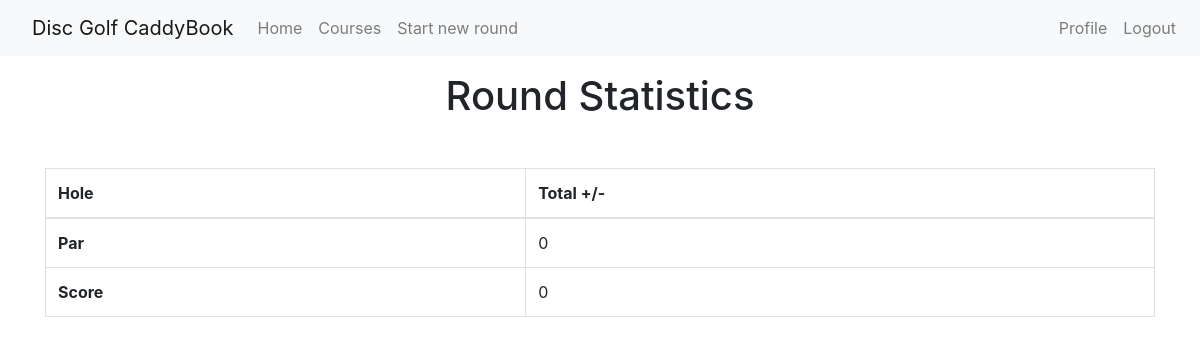
Page /roundview/3 (signed in) on the earlier database version.
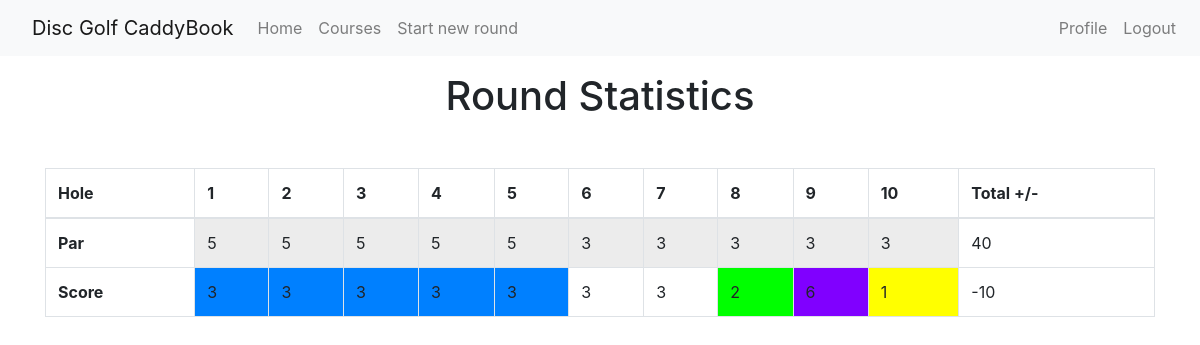
Same page on the later database version.
### app/models.py (models this page shows, shortened)
class Roundscore(db.Model):
    __tablename__ = 'round_hole'
    __table_args__ = (
        db.UniqueConstraint('hole', 'round_id'),
    )
    id = db.Column(db.Integer, primary_key=True)
    hole = db.Column(db.Integer)
    score = db.Column(db.Integer)
    ob = db.Column(db.Boolean)
    round_id = db.Column(db.Integer, db.ForeignKey('round.id'))
    def get_par(self, courseid):
        hole = Hole.query.filter_by(holecourse_id=courseid, holenum=self.hole).first_or_404()
        return hole.holepar

class Hole(db.Model):
    __tablename__ = 'course_hole'
    __table_args__ = (
        db.UniqueConstraint('holenum', 'holecourse_id'),
    )
    id = db.Column(db.Integer, primary_key=True)
    holenum = db.Column(db.Integer, index=True)
    holepar = db.Column(db.Integer)
    holelength = db.Column(db.Integer)
    holecourse_id = db.Column(db.Integer, db.ForeignKey('course.id'))

### app/routes.py (the view)
@app.route('/roundview/<roundid>')
@login_required
def roundview(roundid):
    round = Round.query.filter_by(id=roundid).first_or_404()
    scores = round.get_scores()
    course = Course.query.filter_by(id=round.roundcourse_id).first_or_404()
    return render_template('roundview.html', title='Roundview', scores=scores, course=course, round = round)

### app/models.py (called while the page is built)
@login.user_loader
def load_user(id):
    return User.query.get(int(id))

    def get_coursepar(self):
        holes = Hole.query.filter_by(holecourse_id=self.id)
        par = 0
        for hole in holes:
            par = par + hole.holepar
        return par

    def get_scores(self):
        scores = Roundscore.query.filter_by(round_id=self.id)
        return scores

    def get_totalscorepar(self):
        scores = Roundscore.query.filter_by(round_id=self.id)
        totalscore = 0
        for score in scores:
            totalscore = totalscore + score.score
        course = Course.query.filter_by(id=self.roundcourse_id).first_or_404()
        par = course.get_coursepar()
        return totalscore - par

### app/templates/roundview.html
{% extends "base.html" %}
{% block content %}
<div class="container my-3">
    <h1 class="text-center">Round Statistics</h1>
</div>
<div class="container my-5">
    <table class="table table-inverse table-bordered">
        <thead>
            <tr>
                <th scope="col">Hole</th>
                {% for score in scores %}
                <th scope="col">{{score.hole}}</th>
                {% endfor%}
                <th scope="col">Total +/-</th>
            </tr>
        </thead>
        <tbody>
            <tr>
                <th scope="col">Par</th>
                {% for score in scores %}
                <td class="table-active" scope="col">{{score.get_par(course.id)}}</td>
                {% endfor%}
                <td scope="col">{{course.get_coursepar()}}</td>
            </tr>
            <tr>
                <th scope="col">Score</th>
                {% for score in scores %}
                    {% if  score.score == 1 %}
                        {% if score.ob %}
                            <td style="background: #ffff00; border-color: #800000; border-width: 4px;" scope="col">{{ score.score }}</td>
                        {% else %}
                            <td style="background: #ffff00" scope="col">{{ score.score }}</td>
                        {% endif %}
                    {% elif score.score - score.get_par(course.id) == -1 %}
                        {% if score.ob %}
                            <td style="background: #00ff00; border-color: #800000; border-width: 4px;" scope="col">{{ score.score }}</td>
                        {% else %}
                            <td style="background: #00ff00" scope="col">{{ score.score }}</td>
                        {% endif %}
                    {% elif score.score - score.get_par(course.id) == -2 %}
                        {% if score.ob %}
                            <td style="background: #0080ff; border-color: #800000; border-width: 4px;" scope="col">{{ score.score }}</td>
                        {% else %}
                            <td style="background: #0080ff" scope="col">{{ score.score }}</td>
                        {% endif %}
                    {% elif score.score - score.get_par(course.id) < -2 %}
                        {% if score.ob %}
                            <td style="background: #0000ff; border-color: #800000; border-width: 4px;" scope="col">{{ score.score }}</td>
                        {% else %}
                            <td style="background: #0000ff" scope="col">{{ score.score }}</td>
                        {% endif %}
                    {% elif score.score - score.get_par(course.id) == 1 %}
                        {% if score.ob %}
                            <td style="background: #ff0000; border-color: #800000; border-width: 4px;" scope="col">{{ score.score }}</td>
                        {% else %}
                            <td style="background: #ff0000" scope="col">{{ score.score }}</td>
                        {% endif %}
                    {% elif score.score - score.get_par(course.id) == 2 %}
                        {% if score.ob %}
                            <td style="background: #8080ff; border-color: #800000; border-width: 4px;" scope="col">{{ score.score }}</td>
                        {% else %}
                            <td style="background: #8080ff" scope="col">{{ score.score }}</td>
                        {% endif %}
                    {% elif score.score - score.get_par(course.id) > 2 %}
                        {% if score.ob %}
                            <td style="background: #8000ff; border-color: #800000; border-width: 4px;" scope="col">{{ score.score }}</td>
                        {% else %}
                            <td style="background: #8000ff" scope="col">{{ score.score }}</td>
                        {% endif %}
                    {% else %}
                        {% if score.ob %}
                            <td style="border-color: #800000; border-width: 4px;" scope="col">{{ score.score }}</td>
                        {% else %}
                            <td scope="col">{{ score.score }}</td>
                        {% endif %}
                    {% endif %}
                {% endfor%}
                <td scope="col">{{round.get_totalscorepar()}}</td>
            </tr>
        </tbody>
    </table>
</div>
{% endblock %}

Differences in the rows shown:
added Roundscore: hole "1", get_par "5", score "3", get_totalscorepar "-10"
added Roundscore: hole "2", get_par "5", score "3"
added Roundscore: hole "3", get_par "5", score "3"
added Roundscore: hole "4", get_par "5", score "3"
added Roundscore: hole "5", get_par "5", score "3"
added Roundscore: hole "6", get_par "3", score "3"
added Roundscore: hole "7", get_par "3", score "3"
added Roundscore: hole "8", get_par "3", score "2"
added Roundscore: hole "9", get_par "3", score "6"
added Roundscore: hole "10", get_par "3", score "1"
added Hole: get_coursepar "40"
Other differences:
{{ course.get_coursepar() }}: "0" → (not shown)
{{ round.get_totalscorepar() }}: "0" → (not shown)
